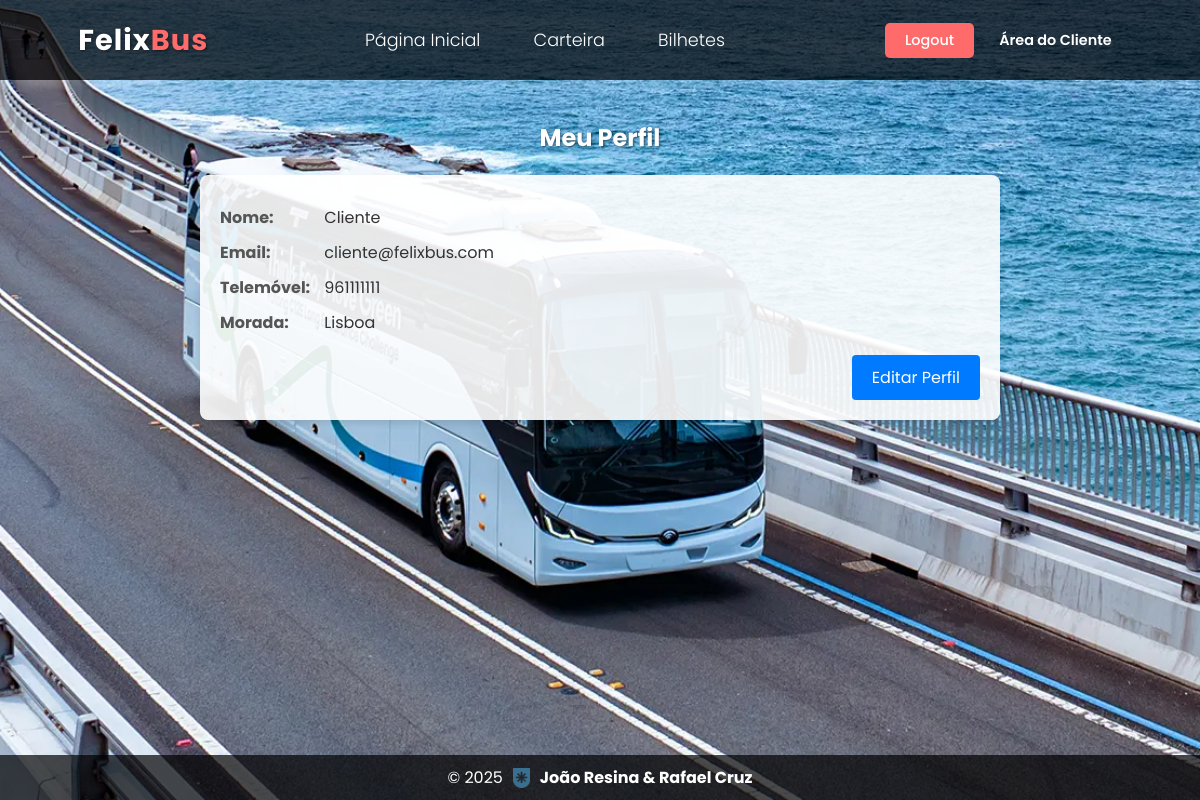
The app's page /paginas/perfil_cliente.php (signed in) with its own data.
### tables this page shows
CREATE TABLE utilizadores (
    id INT AUTO_INCREMENT PRIMARY KEY,
    user VARCHAR(20) UNIQUE NOT NULL,  
    pwd VARCHAR(255) NOT NULL,  
    nome VARCHAR(100) NOT NULL,
    email VARCHAR(150) UNIQUE NOT NULL,
    telemovel VARCHAR(20) NOT NULL,
    morada TEXT NOT NULL,
    tipo_perfil INT NOT NULL DEFAULT 4,  
    FOREIGN KEY (tipo_perfil) REFERENCES perfis(id)
);

### paginas/perfil_cliente.php (the view, shortened to what this page needs)
<?php
    $id_utilizador = $_SESSION["id_utilizador"];
    $sql = "SELECT nome, email, telemovel, morada FROM utilizadores WHERE id = $id_utilizador";
    $resultado = mysqli_query($conn, $sql);
    if (mysqli_num_rows($resultado) > 0) {
        $dados = mysqli_fetch_assoc($resultado);
    } else {
        die("Nenhum dado encontrado para o utilizador.");
    }
?>
<!DOCTYPE html>
<html lang="pt">
<head>
    <link rel="stylesheet" href="perfil_cliente.css">
</head>
<body>
    <nav>
        <div class="logo">
            <h1>Felix<span>Bus</span></h1>
        </div>
        <div class="links">
            <div class="link"> <a href="pg_cliente.php">Página Inicial</a></div>
            <div class="link"> <a href="carteira_cliente.php">Carteira</a></div>
            <div class="link"> <a href="bilhetes_cliente.php">Bilhetes</a></div>
        </div>
        <div class="buttons">
            <div class="btn"><a href="logout.php"><button>Logout</button></a></div>
            <div class="btn-cliente">Área do Cliente</div>
    </nav>
    <section>
        <h1>Meu Perfil</h1>
        <div class="profile-container">
            <div class="profile-info">
                <p><strong>Nome:</strong> <?php echo htmlspecialchars($dados['nome']); ?></p>
                <p><strong>Email:</strong> <?php echo htmlspecialchars($dados['email']); ?></p>
                <p><strong>Telemóvel:</strong> <?php echo htmlspecialchars($dados['telemovel']); ?></p>
                <p><strong>Morada:</strong> <?php echo nl2br(htmlspecialchars($dados['morada'])); ?></p>
            </div>
            <div class="btn-edit">
                <a href="editar_perfil.php"><button>Editar Perfil</button></a>
            </div>
        </div>
    </section>
    <footer>
        © <?php echo date("Y"); ?> <img src="estcb.png" alt="ESTCB"> <span>João Resina & Rafael Cruz</span>
    </footer>
</body>
</html>

### paginas/perfil_cliente.css (style rules this page uses)
* { padding: 0; margin: 0; font-family: 'Poppins', sans-serif; box-sizing: border-box; }
body { width: 100%; min-height: 100vh; background-image: url(fundo.png); background-position: center; background-repeat: no-repeat; background-size: cover; }
nav { width: 100%; height: 10vh; display: flex; justify-content: space-around; align-items: center; color: white; background: rgba(0, 0, 0, 0.7); box-shadow: 0 0 15px rgba(255, 255, 255, 0.3); }
.logo { cursor: pointer; text-decoration: none !important; }
.logo h1 { color: white; font-size: 1.8rem; letter-spacing: 1px; }
.logo span { color: #ff6b6b; }
.links { display: flex; justify-content: space-between; width: 30%; }
.link a { color: white; text-decoration: none; font-size: 1.1rem; font-weight: 300; transition: all 0.3s ease; }
.buttons { display: flex; justify-content: flex-end; gap: 15px; width: 20%; align-items: center; height: 35px; }
.btn { display: flex; align-items: center; height: 100%; }
.btn a { text-decoration: none; height: 100%; display: flex; align-items: center; }
.btn button { height: 100%; padding: 0 20px; background: #ff6b6b; color: white; border: none; border-radius: 5px; font-size: 0.9rem; font-weight: 500; cursor: pointer; transition: all 0.3s ease; display: flex; align-items: center; }
.btn-cliente { color: white; font-weight: 600; font-size: 0.9rem; display: flex; align-items: center; height: 100%; padding: 0 10px; transition: all 0.3s ease; }
section { padding: 20px; max-width: 1200px; margin: 0 auto; }
h1 { text-align: center; margin: 20px 0; color: white; text-shadow: 1px 1px 3px rgba(0, 0, 0, 0.5); }
.profile-container { background-color: rgba(255, 255, 255, 0.9); padding: 20px; border-radius: 8px; box-shadow: 0 4px 6px rgba(0, 0, 0, 0.1); max-width: 800px; margin: 0 auto; }
.profile-info { margin-bottom: 20px; }
.profile-info p { margin: 10px 0; font-size: 16px; color: #333; }
.profile-info p strong { display: inline-block; width: 100px; color: #555; }
.btn-edit { display: flex; justify-content: flex-end; margin-top: 20px; }
.btn-edit button { padding: 10px 20px; background-color: #007BFF; color: white; border: none; border-radius: 4px; cursor: pointer; font-size: 16px; transition: background-color 0.3s; }
footer { position: fixed; bottom: 0; width: 100%; padding: 10px; text-align: center; color: white; background: rgba(0, 0, 0, 0.7); display: flex; justify-content: center; align-items: center; gap: 10px; }
footer span { font-weight: bold; }
footer img { height: 20px; width: auto; }

### records on screen
utilizadores: nome "Cliente", email "cliente@felixbus.com", telemovel "961111111", morada "Lisboa"
